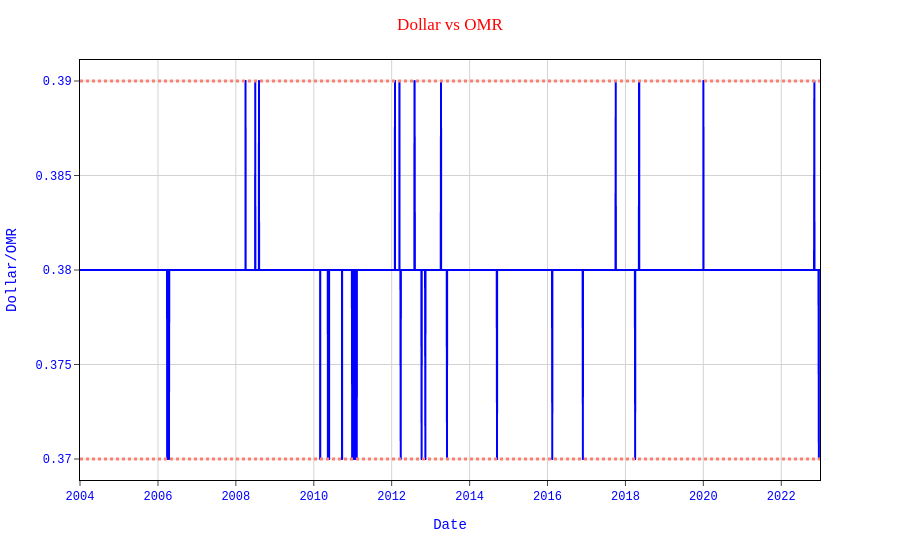

This figure's notebook cell:
### Code cell
plt.figure(figsize=(12,10),dpi=200)
plot = px.line(x=df_OMR['Date'], y=df_OMR['OMR=X'])
plot.update_traces(line_color='#0000ff', line_width=2)
plot.update_layout(
    plot_bgcolor='white',
    title="Dollar vs OMR",
    title_x=0.5,
    xaxis_title="Date",
    yaxis_title="Dollar/OMR",
    font_family="Courier New",
    font_color="blue",
    title_font_family="Times New Roman",
    title_font_color="red",
)
plot.update_xaxes(
    mirror=True,
    ticks='outside',
    showline=True,
    linecolor='black',
    gridcolor='lightgrey'
)
plot.update_yaxes(
    mirror=True,
    ticks='outside',
    showline=True,
    linecolor='black',
    gridcolor='lightgrey'
)
plot.add_shape( # add a horizontal "target" line
    type="line", line_color="salmon", line_width=3, opacity=1, line_dash="dot",
    x0=0, x1=1, xref="paper", y0=0.39, y1=0.39, yref="y"
)
plot.add_shape( # add a horizontal "target" line
    type="line", line_color="salmon", line_width=3, opacity=1, line_dash="dot",
    x0=0, x1=1, xref="paper", y0=0.37, y1=0.37, yref="y"
)

plt.tight_layout()
plot.show();

### Figure 1 — Plotly figure (JSON) as saved in the notebook; plotly's stock layout.template omitted (floating-point values rounded to 4 significant figures; data arrays with more than 128 entries replaced by an {"elided": "..."} marker saying what was removed)
{"data": [{"hovertemplate": "x=%{x}<br>y=%{y}<extra></extra>", "legendgroup": "", "line": {"color": "#0000ff", "dash": "solid", "width": 2}, "marker": {"symbol": "circle"}, "mode": "lines", "name": "", "showlegend": false, "type": "scattergl", "x": {"elided": "4946 str values"}, "xaxis": "x", "y": {"elided": "4946 float values"}, "yaxis": "y"}], "layout": {"font": {"color": "blue", "family": "Courier New"}, "legend": {"tracegroupgap": 0}, "margin": {"t": 60}, "plot_bgcolor": "white", "shapes": [{"line": {"color": "salmon", "dash": "dot", "width": 3}, "opacity": 1, "type": "line", "x0": 0, "x1": 1, "xref": "paper", "y0": 0.39, "y1": 0.39, "yref": "y"}, {"line": {"color": "salmon", "dash": "dot", "width": 3}, "opacity": 1, "type": "line", "x0": 0, "x1": 1, "xref": "paper", "y0": 0.37, "y1": 0.37, "yref": "y"}], "title": {"font": {"color": "red", "family": "Times New Roman"}, "text": "Dollar vs OMR", "x": 0.5}, "xaxis": {"anchor": "y", "domain": [0, 1], "gridcolor": "lightgrey", "linecolor": "black", "mirror": true, "showline": true, "ticks": "outside", "title": {"text": "Date"}}, "yaxis": {"anchor": "x", "domain": [0, 1], "gridcolor": "lightgrey", "linecolor": "black", "mirror": true, "showline": true, "ticks": "outside", "title": {"text": "Dollar/OMR"}}}}
